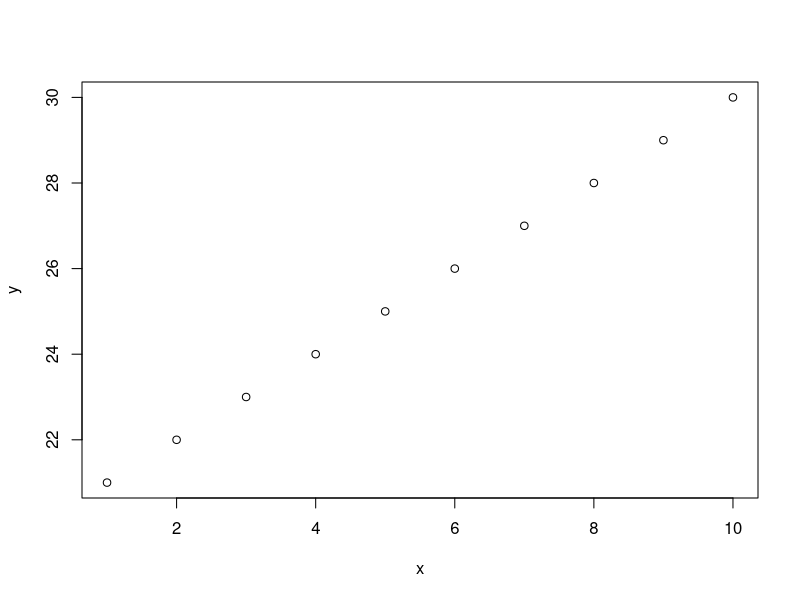

The R script that drew this image:
## ---- chunk 1
x = 1:10
y = 21:30
plot(x, y)
